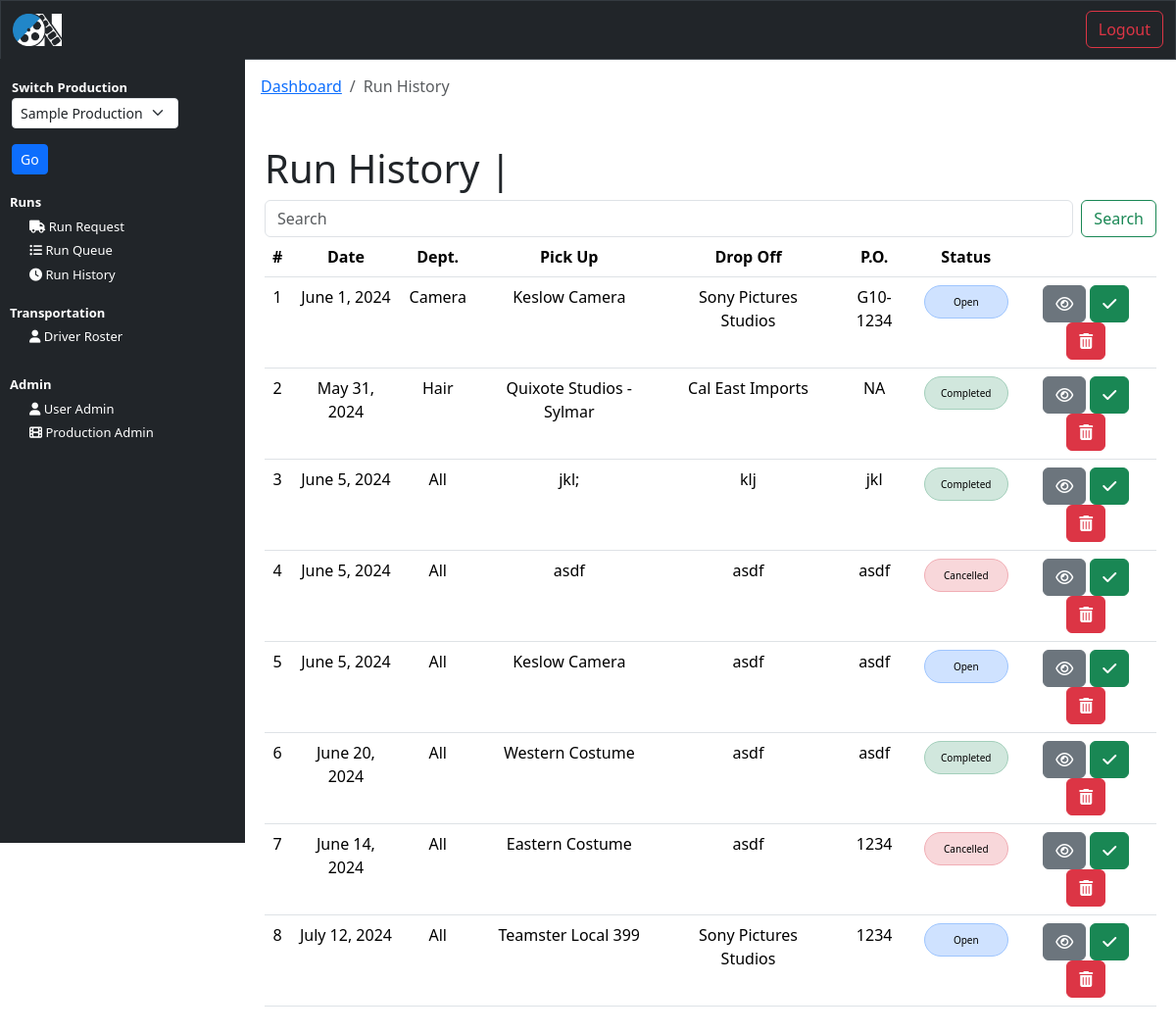
Page /run_history (signed in) on the earlier database version.
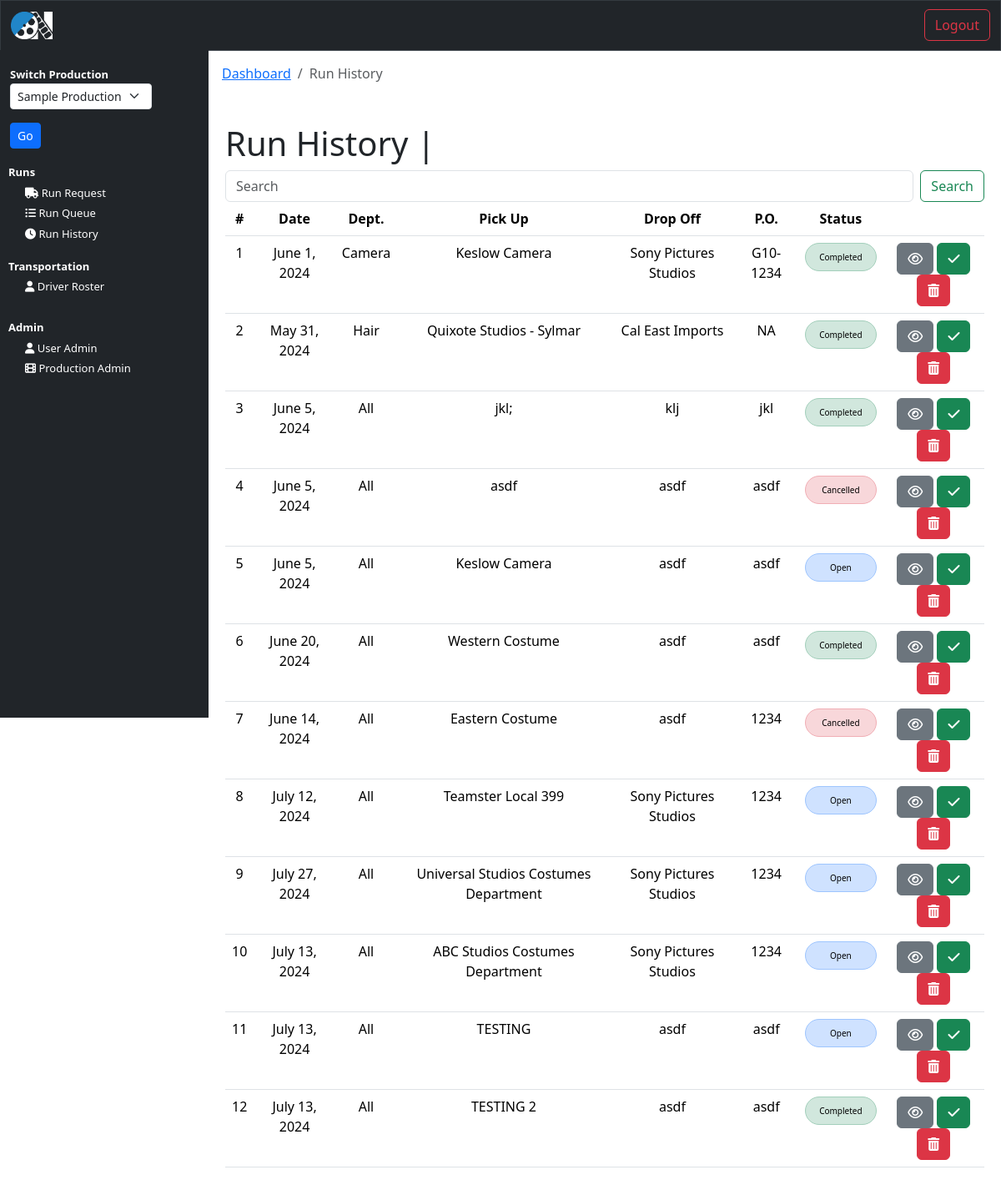
Same page on the later database version.
### transportation/models.py (models this page shows, shortened)
class RunRequest(models.Model):
    production_title = models.CharField(max_length=150, null=True)
    create_date = models.DateField(auto_now_add=True)
    requester_name = models.CharField(max_length=100)
    requester_phone = models.CharField(max_length=15)
    requester_email = models.CharField(max_length=255)
    requester_department = models.CharField(max_length=100)
    run_date = models.DateField()
    ready_time = models.TimeField(null=True, blank=True)
    need_by_this_time = models.TimeField(null=True, blank=True)
    pickup_name = models.CharField(max_length=100)
    pickup_phone = models.CharField(max_length=15, null=True, blank=True)
    pickup_address_1 = models.CharField(max_length=100)
    pickup_address_2 = models.CharField(max_length=100, null=True, blank=True)
    pickup_city = models.CharField(max_length=100)
    pickup_state = models.CharField(max_length=2)
    pickup_zip = models.CharField(max_length=10)
    dropoff_name = models.CharField(max_length=100)
    dropoff_phone = models.CharField(max_length=15, blank=True)
    dropoff_address_1 = models.CharField(max_length=100)
    dropoff_address_2 = models.CharField(max_length=100, null=True, blank=True)
    dropoff_city = models.CharField(max_length=100)
    dropoff_state = models.CharField(max_length=2)
    dropoff_zip = models.CharField(max_length=10)
    purchase_order = models.CharField(max_length=20, null=True, blank=True)
    vendor_invoice  = models.CharField(max_length=20, null=True, blank=True)
    run_status = models.CharField(max_length=20, null=True, blank=True)
    truck_size = models.CharField(max_length=50, null=True, blank=True)
    run_details = models.TextField(max_length=500)
    assigned_driver = models.CharField(max_length=100, null=True, blank=True)

### interface/views.py (the view)
# urls.py: path('run_history', views.run_history, name="run_history"),
@login_required(login_url='login')
def run_history(request):
    runs = RunRequest.objects.all()
    user = get_object_or_404(NewUser, id=request.user.id)
    user_productions = user.productions.all()
    production_title_in_session = request.session.get('production_title')
    if production_title_in_session:
        runs = runs.filter(production_title=production_title_in_session)
    context = {
        'runs': runs,
        'user_productions': user_productions,
    }
    return render(request, 'interface/run_history.html', context=context)

### interface/templates/interface/run_history.html (shortened to what this page needs)
{% extends 'interface/layout.html' %}
{% load crispy_forms_tags %}
{% block content %}
    <nav class="p-2" aria-label="breadcrumb">
        <ol class="breadcrumb">
            <li class="breadcrumb-item"><a href="{% url 'dashboard' %}">Dashboard</a></li>
            <li class="breadcrumb-item active" aria-current="page">Run History</li>
        </ol>
    </nav>
    <main>
        <br>
        <div class="container">
            <h1>Run History | {{ request.session.production_title }}</h1>
        </div>
        <div class="container">
            <form id="runSearch" class="d-flex" role="search">
                <input id="searchInput" class="form-control me-2" type="search" placeholder="Search" aria-label="Search">
                <button class="btn btn-outline-success" type="submit">Search</button>
            </form>
            <table class="table" id="runHistory">
                <thead>
                    <tr>
                        <th scope="col">#</th>
                        <th scope="col" class="hidden-column">Date</th>
                        <th scope="col">Dept.</th>
                        <th scope="col" class="hidden-column">Pick Up</th>
                        <th scope="col" class="hidden-column">Drop Off</th>
                        <th scope="col" class="hidden-column">P.O.</th>
                        <th scope="col">Status</th>
                        <th scope="col"></th>
                    </tr>
                </thead>
                <tbody>
                    {% for run in runs %}
                        <tr>
                            <td scope="row" style="width: 20px;">{{ run.id }}</td>
                            <td scope="row" class="hidden-column">{{ run.run_date }}</td>
                            <td scope="row">{{ run.requester_department }}</td>
                            <td scope="row" class="hidden-column">{{ run.pickup_name }}</td>
                            <td scope="row" class="hidden-column">{{ run.dropoff_name }}</td>
                            <td scope="row" class="hidden-column">{{ run.purchase_order }}</td>
                            <td scope="row">
                                {% if run.run_status == "Completed" %}
                                    <div class="alert alert-success run-status" role="alert">
                                        {{ run.run_status }}
                                    </div>
                                {% elif run.run_status == "Open" %}
                                    <div class="alert alert-primary run-status" role="alert">
                                        {{ run.run_status }}
                                    </div>
                                {% elif run.run_status == "In Progress" %}
                                    <div class="alert alert-warning run-status" role="alert">
                                        {{ run.run_status }}
                                    </div>
                                {% elif run.run_status == "Cancelled" %}
                                    <div class="alert alert-danger run-status" role="alert">
                                        {{ run.run_status }}
                                    </div>
                                {% endif %}
                            </td>
                            <td>
                                <a class="btn btn-secondary" href="{% url 'view_run' run.id %}" title="view_run"><i class="fa fa-eye"></i></a>
                                <a class="btn btn-success" href="{% url 'complete_run' run.id %}" title="complete_run"><i class="fa fa-check"></i></a>
                                <a class="btn btn-danger" href="{% url 'cancel_run' run.id %}" title="cancel_run"><i class="fa fa-trash"></i></a>
                            </td>
                        </tr>
                    {% endfor %}
                </tbody>
            </table>
        </div>
        <br>
    </main>
{% endblock %}

Differences in the rows shown:
changed RunRequest "June 1, 2024": run_status "Open" → "Completed"
added RunRequest: id "9", run_date "July 27, 2024", requester_department "All", pickup_name "Universal Studios Costumes Department", dropoff_name "Sony Pictures Studios", purchase_order "1234", run_status "Open"
added RunRequest: id "10", run_date "July 13, 2024", requester_department "All", pickup_name "ABC Studios Costumes Department", dropoff_name "Sony Pictures Studios", purchase_order "1234", run_status "Open"
added RunRequest: id "11", run_date "July 13, 2024", requester_department "All", pickup_name "TESTING", dropoff_name "asdf", purchase_order "asdf", run_status "Open"
added RunRequest: id "12", run_date "July 13, 2024", requester_department "All", pickup_name "TESTING 2", dropoff_name "asdf", purchase_order "asdf", run_status "Completed"
